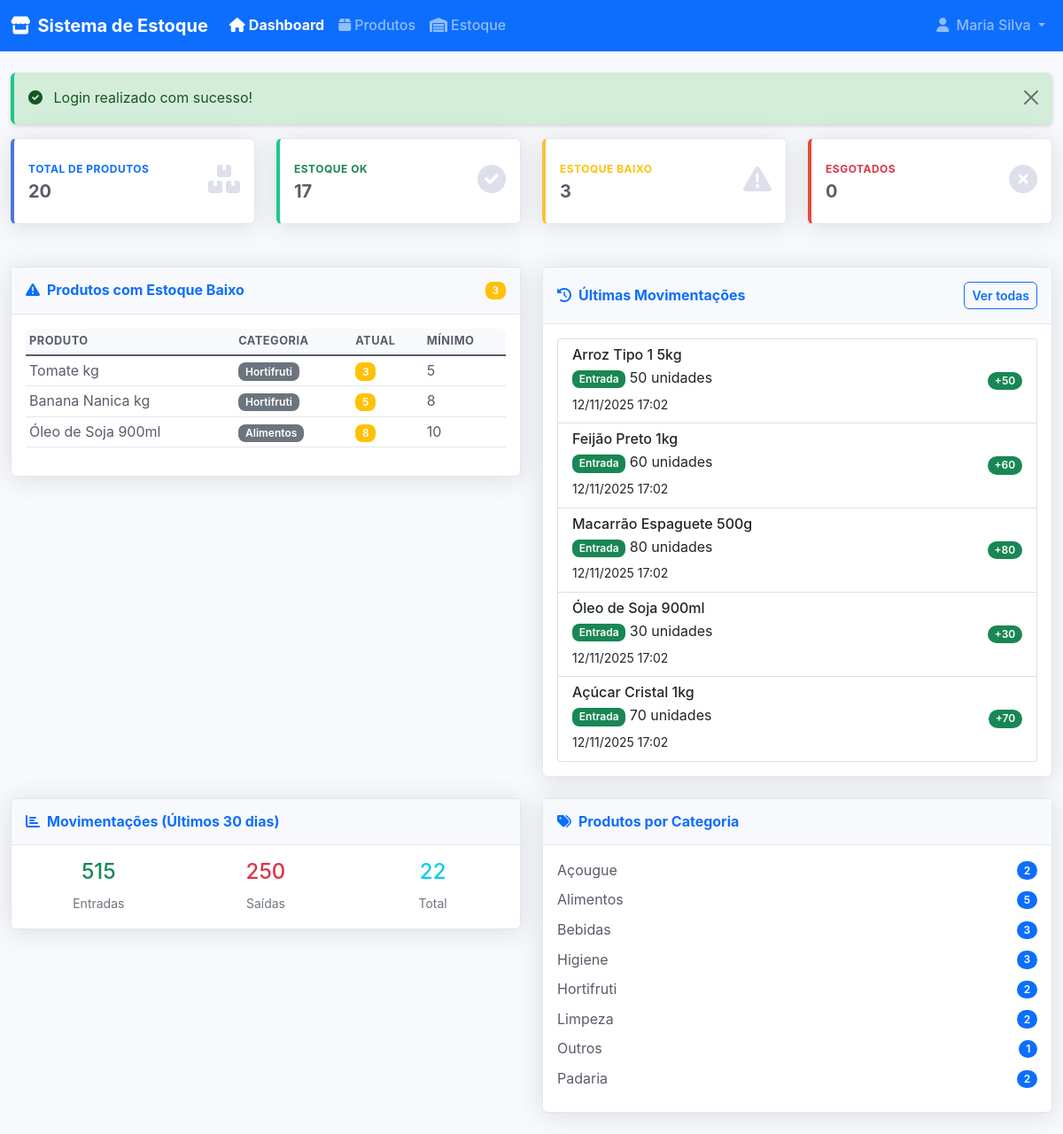
The app's page /index.php?action=home (signed in) with its own data.
### tables this page shows
CREATE TABLE usuarios (
    id INT PRIMARY KEY AUTO_INCREMENT,
    nome VARCHAR(100) NOT NULL,
    usuario VARCHAR(50) NOT NULL UNIQUE,
    senha VARCHAR(255) NOT NULL,
    data_cadastro DATETIME DEFAULT CURRENT_TIMESTAMP
);

CREATE TABLE produtos (
    id INT PRIMARY KEY AUTO_INCREMENT,
    nome VARCHAR(100) NOT NULL,
    codigo_barras VARCHAR(50) UNIQUE,
    categoria VARCHAR(50) NOT NULL,
    marca VARCHAR(50),
    preco_custo DECIMAL(10,2),
    preco_venda DECIMAL(10,2),
    estoque_atual INT NOT NULL DEFAULT 0,
    estoque_minimo INT NOT NULL DEFAULT 10,
    data_cadastro DATETIME DEFAULT CURRENT_TIMESTAMP
);

CREATE TABLE movimentacoes (
    id INT PRIMARY KEY AUTO_INCREMENT,
    produto_id INT NOT NULL,
    usuario_id INT NOT NULL,
    tipo ENUM('entrada', 'saida') NOT NULL,
    quantidade INT NOT NULL,
    data_movimentacao DATE NOT NULL,
    data_registro DATETIME DEFAULT CURRENT_TIMESTAMP,
    observacao TEXT,
    FOREIGN KEY (produto_id) REFERENCES produtos(id) ON DELETE CASCADE,
    FOREIGN KEY (usuario_id) REFERENCES usuarios(id) ON DELETE CASCADE
);

### app/views/home.php (the view, shortened to what the rows shown need)
<!DOCTYPE html>
<html lang="pt-BR">
<head>
    <link href="https://cdn.jsdelivr.net/npm/bootstrap@5.1.3/dist/css/bootstrap.min.css" rel="stylesheet">
    <link href="https://cdnjs.cloudflare.com/ajax/libs/font-awesome/6.0.0/css/all.min.css" rel="stylesheet">
    <link href="css/style.css" rel="stylesheet">
</head>
<body>
    <nav class="navbar navbar-expand-lg navbar-dark bg-primary">
        <div class="container-fluid">
            <div class="collapse navbar-collapse" id="navbarNav">
                <ul class="navbar-nav">
                    <li class="nav-item dropdown">
                        <a class="nav-link dropdown-toggle" href="#" role="button" data-bs-toggle="dropdown">
                            <i class="fas fa-user me-1"></i>
                            <?= htmlspecialchars(LoginController::getUsuarioLogado()['nome'], ENT_QUOTES, 'UTF-8') ?>
                        </a>
                    </li>
                </ul>
            </div>
        </div>
    </nav>
    <div class="container-fluid mt-4">
        <div class="row">
            <div class="col-xl-6 col-lg-6">
                <div class="card shadow mb-4">
                    <div class="card-body">
                        <?php if (empty($dadosDashboard['produtos_estoque_baixo'])): ?>
                            <div class="text-center text-muted">
                                <i class="fas fa-check-circle fa-3x mb-3"></i>
                                <p>Todos os produtos estão com estoque adequado!</p>
                            </div>
                        <?php else: ?>
                            <div class="table-responsive">
                                <table class="table table-sm">
                                    <thead>
                                        <tr>
                                            <th>Produto</th>
                                            <th>Categoria</th>
                                            <th>Atual</th>
                                            <th>Mínimo</th>
                                        </tr>
                                    </thead>
                                    <tbody>
                                        <?php foreach (array_slice($dadosDashboard['produtos_estoque_baixo'], 0, 5) as $produto): ?>
                                            <tr>
                                                <td><?= htmlspecialchars($produto['nome'], ENT_QUOTES, 'UTF-8') ?></td>
                                                <td>
                                                    <span class="badge bg-secondary"><?= htmlspecialchars($produto['categoria'], ENT_QUOTES, 'UTF-8') ?></span>
                                                </td>
                                                <td>
                                                    <span class="badge bg-<?= $produto['estoque_atual'] == 0 ? 'danger' : 'warning' ?>">
                                                        <?= $produto['estoque_atual'] ?>
                                                    </span>
                                                </td>
                                                <td><?= $produto['estoque_minimo'] ?></td>
                                            </tr>
                                        <?php endforeach; ?>
                                    </tbody>
                                </table>
                            </div>
                        <?php endif; ?>
                    </div>
                </div>
            </div>
            <div class="col-xl-6 col-lg-6">
                <div class="card shadow mb-4">
                    <div class="card-body">
                        <?php if (empty($dadosDashboard['ultimas_movimentacoes'])): ?>
                            <div class="text-center text-muted">
                                <i class="fas fa-inbox fa-3x mb-3"></i>
                                <p>Nenhuma movimentação registrada.</p>
                            </div>
                        <?php else: ?>
                            <div class="list-group">
                                <?php foreach (array_slice($dadosDashboard['ultimas_movimentacoes'], 0, 5) as $mov): ?>
                                    <div class="list-group-item d-flex justify-content-between align-items-center">
                                        <div>
                                            <h6 class="mb-1"><?= htmlspecialchars($mov['produto_nome'], ENT_QUOTES, 'UTF-8') ?></h6>
                                            <p class="mb-1">
                                                <span class="badge bg-<?= $mov['tipo'] == 'entrada' ? 'success' : 'danger' ?>">
                                                    <?= ucfirst($mov['tipo']) ?>
                                                </span>
                                                <?= $mov['quantidade'] ?> unidades
                                            </p>
                                            <small><?= HomeController::formatarDataHora($mov['data_registro']) ?></small>
                                        </div>
                                        <span class="badge bg-<?= $mov['tipo'] == 'entrada' ? 'success' : 'danger' ?> rounded-pill">
                                            <?= $mov['tipo'] == 'entrada' ? '+' : '-' ?><?= $mov['quantidade'] ?>
                                        </span>
                                    </div>
                                <?php endforeach; ?>
                            </div>
                        <?php endif; ?>
                    </div>
                </div>
            </div>
        </div>
    </div>
</body>
</html>

### records on screen
usuarios: nome "Maria Silva"
produtos: nome "Tomate kg", categoria "Hortifruti", estoque_atual "3", estoque_minimo "5"
produtos: nome "Banana Nanica kg", categoria "Hortifruti", estoque_atual "5", estoque_minimo "8"
produtos: nome "Óleo de Soja 900ml", categoria "Alimentos", estoque_atual "8", estoque_minimo "10"
movimentacoes: produto.nome "Arroz Tipo 1 5kg", tipo "Entrada", quantidade "50", data_registro "12/11/2025 17:02"
movimentacoes: produto.nome "Feijão Preto 1kg", tipo "Entrada", quantidade "60", data_registro "12/11/2025 17:02"
movimentacoes: produto.nome "Macarrão Espaguete 500g", tipo "Entrada", quantidade "80", data_registro "12/11/2025 17:02"
movimentacoes: produto.nome "Óleo de Soja 900ml", tipo "Entrada", quantidade "30", data_registro "12/11/2025 17:02"
movimentacoes: produto.nome "Açúcar Cristal 1kg", tipo "Entrada", quantidade "70", data_registro "12/11/2025 17:02"

### other values on screen
$messages['sucesso'] "Login realizado com sucesso!"
$dadosDashboard['status_estoque']['total_produtos'] "20"
$dadosDashboard['status_estoque']['estoque_ok'] "17"
$dadosDashboard['status_estoque']['estoque_baixo'] "3"
$dadosDashboard['status_estoque']['esgotados'] "0"
count($dadosDashboard['produtos_estoque_baixo']) "3"
$dadosDashboard['estatisticas_movimentacao']['total_entradas'] "515"
$dadosDashboard['estatisticas_movimentacao']['total_saidas'] "250"
$dadosDashboard['estatisticas_movimentacao']['total_movimentacoes'] "22"
$categoria['categoria'] "Açougue"
$categoria['total'] "2"
$categoria['categoria'] "Alimentos"
$categoria['total'] "5"
$categoria['categoria'] "Bebidas"
$categoria['total'] "3"
